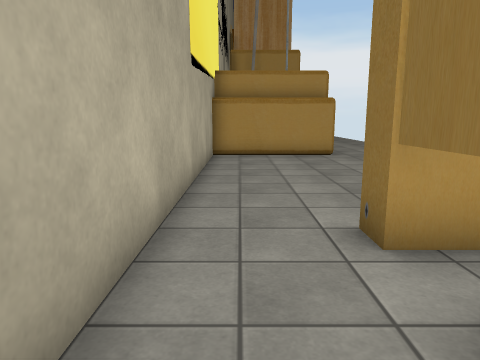
view 1 (above)

16 first-person views from a walk through a 3-D level made in the Unity game engine. The camera is 1.3 m above the floor, tilts 10° down and sees 70° across. The floor is counted in squares, 1 m on a side. Each view is taken from the middle of a square. On the plan, view 1 faces up. The plan holds only what a view shows up to about 15 squares ahead; the rest is blank. The place goes on beyond the plan. The player character is not drawn. Some animated figures are not drawn. Some surface patterns are stand-ins.

view 2
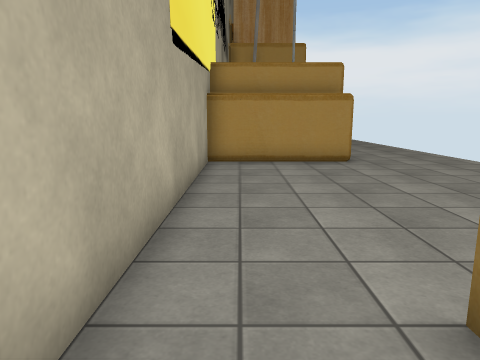

view 3
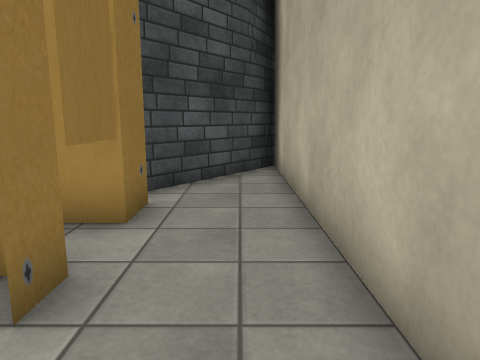

view 4
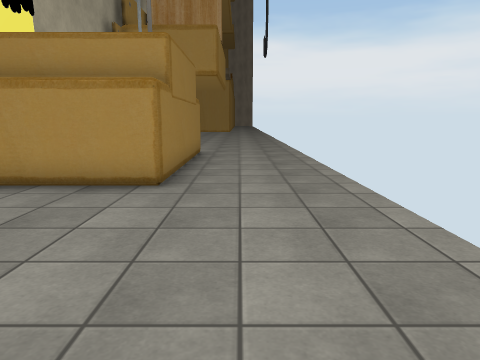

view 5
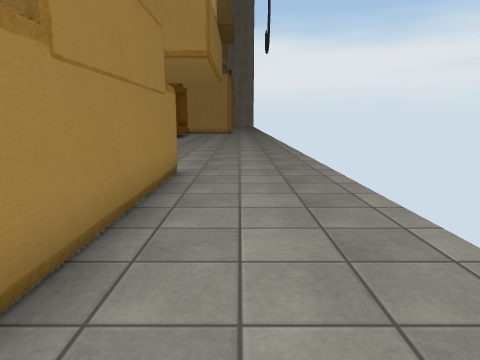

view 6
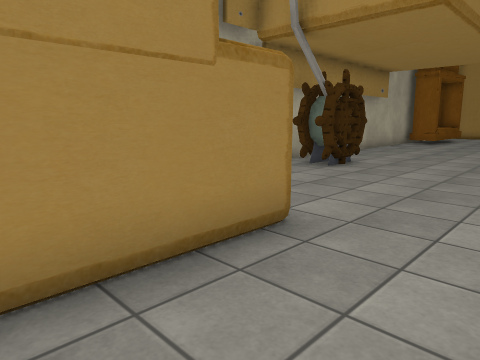

view 7
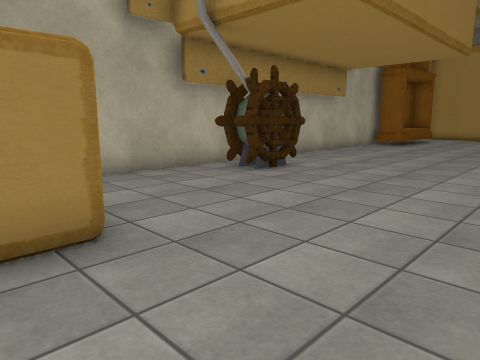

view 8
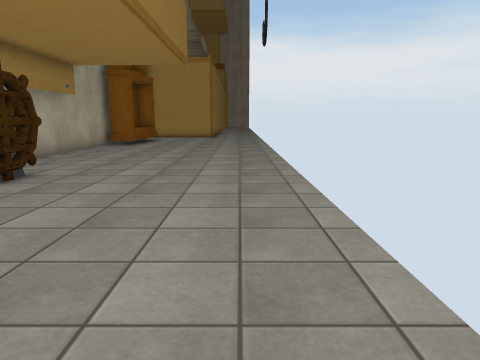

view 9
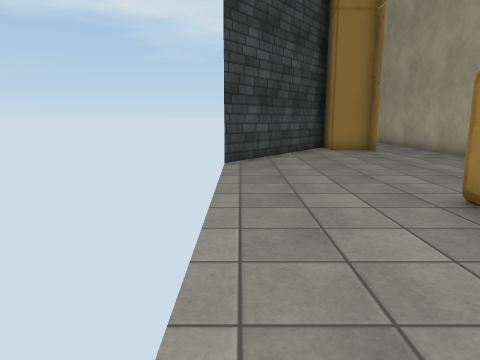

view 10
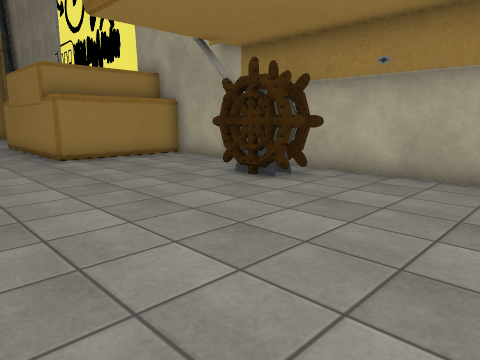

view 11
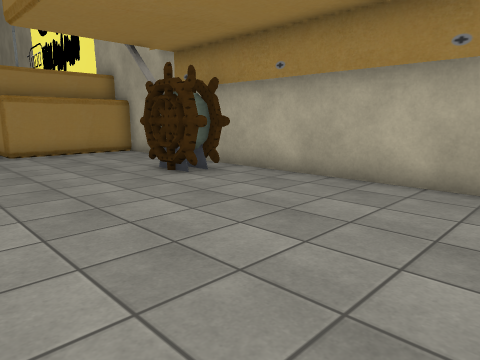

view 12
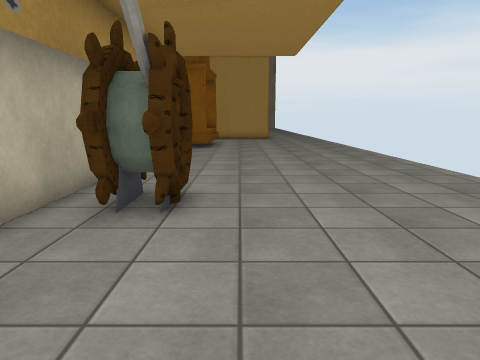

view 13
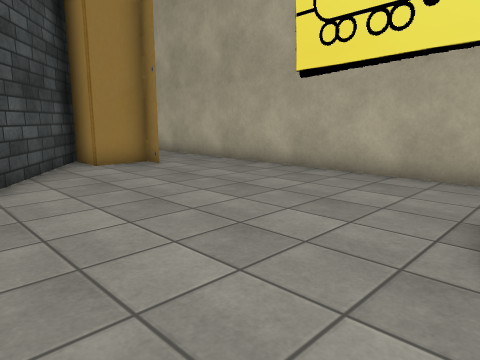

view 14
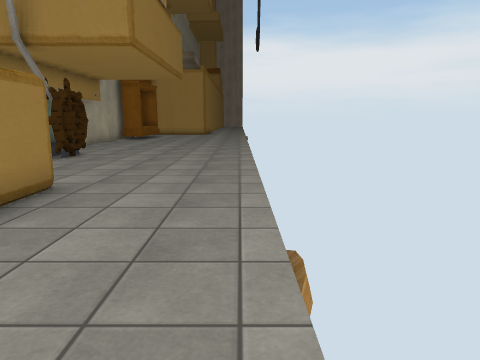

view 15
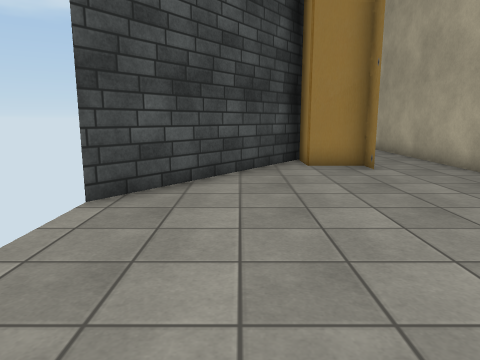

view 16
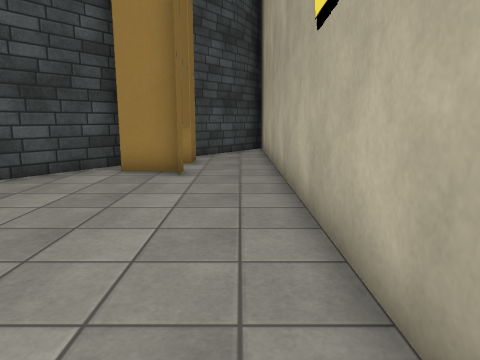

### Floor plan
Points are (right, up) in squares from view 1. A wall is a line through its corners. A room is listed if a view was taken in it or the views show most of it. See-through windows are left out.
Room 1 (views 1, 2)
walls: (1.4, 0.6) (1.4, 2.6); (1.4, 1.8) (2.2, 1.8); (-1, 2.5) (-1, -3.5); (-0.8, -3.5) (1.7, -0.1)
ways out: opening at (0, 3) to room 2
Room 2 (views 3, 4, 5, 6, 7, 8, 9, 10, 11, 12, 13, 14, 15, 16)
walls: (-1, 33.3) (-1, 19.5) (3.5, 19.5) (3.5, 12.5) (-1, 12.5) (-1, 2.5); (1.4, 2.6) (1.4, 4.1) (1.4, 3.3) (3.1, 3.3); (2.9, 1.5) (7.5, 7.7)
ways out: opening at (0, 3) to room 1
objects: other object (0, 24) to (1, 27)

Where each view was taken, in squares from view 1:
view 1: 0 up, 0 right, facing up
view 2: 2 up, 0 right, facing up
view 3: 6 up, 0 right, facing down
view 4: 6 up, 5 right, facing up
view 5: 11 up, 5 right, facing up
view 6: 16 up, 6 right, facing up-left
view 7: 18 up, 7 right, facing up-left
view 8: 18 up, 6 right, facing up
view 9: 18 up, 7 right, facing down
view 10: 31 up, 7 right, facing down-left
view 11: 33 up, 6 right, facing down-left
view 12: 20 up, 2 right, facing up
view 13: 13 up, 7 right, facing down-left
view 14: 13 up, 7 right, facing up
view 15: 13 up, 5 right, facing down
view 16: 12 up, 0 right, facing down
